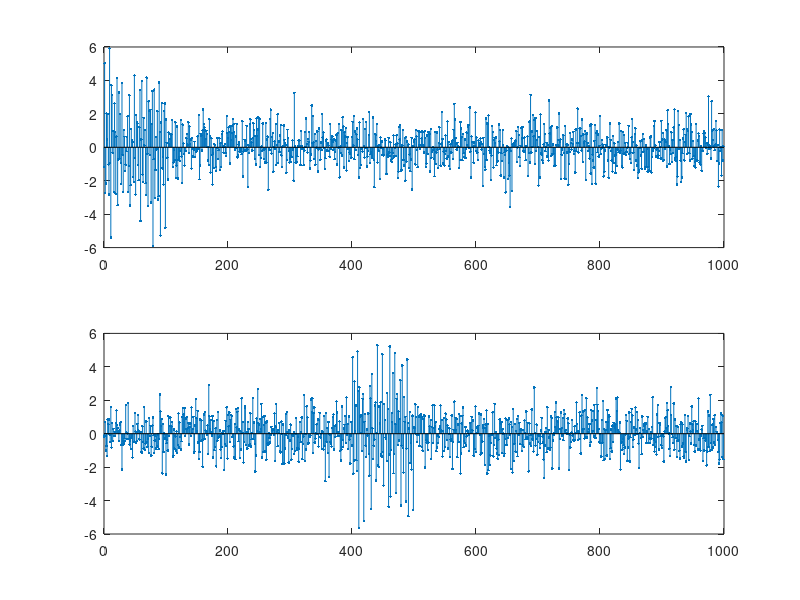

The MATLAB script that drew this image:
%--Variables--
f0 = 0.25;
f1 = 0.35;
fc0 = 0.20;
fc1 = 0.40;
d = 400;
%------------
n = 0:99;

%Signal
sig = 2.3 * (sin(2*pi*f0*n) + sin(2*pi*f1*n));

%Signal, delayed signal
m = 0:999;
x = [sig zeros(1, 900)] + randn(1, 1000);
x_d = [zeros(1, d), sig, zeros(1, 900-d)] + randn(1,1000);

%Filter
X = fft(x);
X_d = fft(x_d);
f = 0:1/(length(X)-1):1;

%Ideal bandpass
filter = zeros(1, length(X));
filter(length(X)*fc0:length(X)*fc1) = ones(1,length(X)*fc1-length(X)*fc0+1);
filter = filter + fliplr(filter);

%Filter the signals
y = ifft(filter.*X);
y_d = ifft(filter.*X_d);

%Find lag unfiltered
[r, lag] = xcorr(x_d,x);
[~, idx] = max(abs(r));
D = lag(idx);

%Find lag filtered
[rf, lagf] = xcorr(y_d,y);
[~, idxf] = max(abs(rf));
Df = lagf(idxf);

figure(1);
subplot(2,1,1); stem(m, x, '.');
subplot(2,1,2); stem(m, x_d, '.');

%figure(2);
%subplot(2,1,1); stem(f, abs(X), '.'); xlim([0 1]);
%subplot(2,1,2); stem(f, abs(X_d), '.'); xlim([0 1]);

%figure(3);
%subplot(2,1,1); stem(m, y, '.');
%subplot(2,1,2); stem(m, y_d, '.');

%figure(4)
%subplot(2,1,1); stem(lag, abs(r),'.');
%subplot(2,1,2); stem(lagf, abs(rf),'.');

%fprintf('Real lag = %d,\nUnflitered lag = %d,\nFiltered lag = %d\n', d, D, Df);
